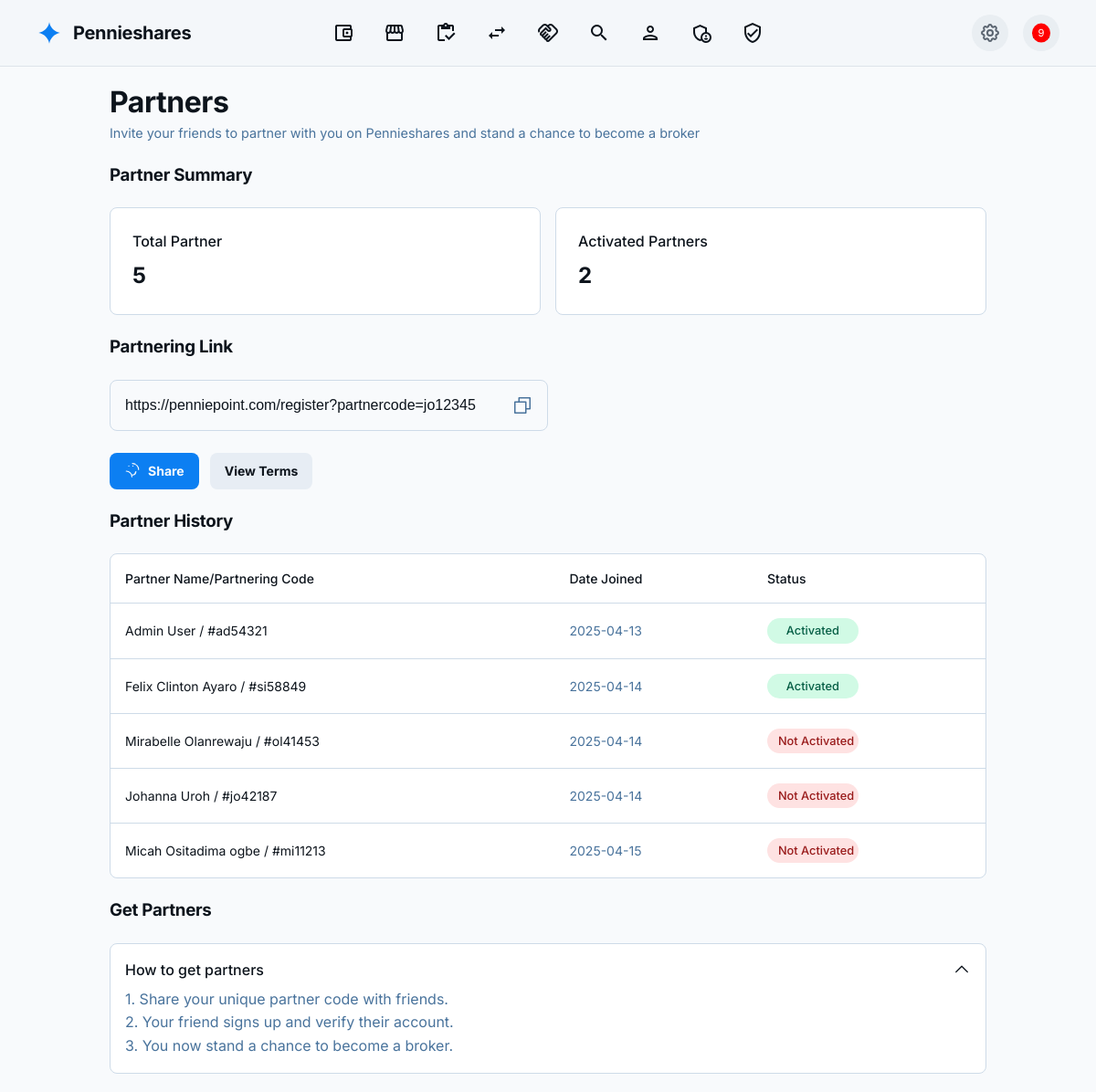
Page /partner (signed in) on the committed database.
### tables this page shows
CREATE TABLE users (
            id INTEGER PRIMARY KEY AUTOINCREMENT,
            fullname TEXT NOT NULL,
            email TEXT NOT NULL UNIQUE,
            username TEXT NOT NULL UNIQUE,
            phone TEXT NOT NULL,
            referral TEXT NOT NULL,
            stage INTEGER DEFAULT 1,
            partner_code TEXT UNIQUE,
            password TEXT NOT NULL,
            reset_token TEXT,
            reset_expires DATETIME,
            created_at DATETIME DEFAULT CURRENT_TIMESTAMP,
            status INTEGER DEFAULT 1 NOT NULL,
            wallet_balance DECIMAL(10, 2) DEFAULT 0.00,
            is_admin INTEGER DEFAULT 0
        );

### src/init.php (called while the page is built, shortened)
<?php
$user = $_SESSION['user'];
?>

### pages/partner.php (the view, shortened to what this page needs)
<?php
require_once __DIR__ . '/../src/init.php';
require_once __DIR__ . '/../assets/template/intro-template.php';
$stmt = $pdo->prepare("SELECT * FROM users WHERE referral = ?");
$stmt->execute([$user['partner_code']]);
$partners = $stmt->fetchAll(PDO::FETCH_ASSOC);
$total_partners = count($partners);
$activated_partners = 0;
foreach ($partners as $partner) {
    if ($partner['status'] == 2) {
        $activated_partners++;
    }
}
$referral_link = "https://penniepoint.com/register?partnercode=" . htmlspecialchars($user['partner_code']);
?>
<div class="content-wrapper">
    <div class="page-title">
        <h1>Partners</h1>
        <p>Invite your friends to partner with you on Pennieshares and stand a chance to become a broker</p>
    </div>
    <h3>Partner Summary</h3>
    <div class="stats-grid">
        <div class="card">
            <p>Total Partner</p>
            <span><?= $total_partners ?></span>
        </div>
        <div class="card">
            <p>Activated Partners</p>
            <span><?= $activated_partners ?></span>
        </div>
    </div>
    <h3>Partnering Link</h3>
    <div class="referral-link-section">
        <div class="input-with-icon">
            <input id="referral-link-input" class="form-input" readonly value="<?= $referral_link ?>" />
            <button id="copy-btn" class="icon-btn copy-btn" aria-label="Copy partner codec">
            </button>
        </div>
    </div>
    <div class="action-buttons">
        <button class="btn btn-primary">
            <span>Share</span>
        </button>
        <button class="btn btn-secondary">View Terms</button>
    </div>
    <h3>Partner History</h3>
    <div class="table-container">
        <div class="table-wrapper">
            <table>
                <thead>
                    <tr>
                        <th class="col-name">Partner Name/Partnering Code</th>
                        <th class="col-date">Date Joined</th>
                        <th class="col-status">Status</th>
                    </tr>
                </thead>
                <tbody>
                    <?php foreach ($partners as $partner): ?>
                        <tr>
                            <td class="col-name"><?= htmlspecialchars($partner['fullname']) ?> / #<?= htmlspecialchars($partner['partner_code']) ?></td>
                            <td class="col-date"><?= date('Y-m-d', strtotime($partner['created_at'])) ?></td>
                            <td class="col-status">
                                <span class="status-badge <?= $partner['status'] == 2 ? 'status-confirmed' : 'status-pending' ?>">
                                    <?= $partner['status'] == 2 ? 'Activated' : 'Not Activated' ?>
                                </span>
                            </td>
                        </tr>
                    <?php endforeach; ?>
                </tbody>
            </table>
        </div>
    </div>
    <h3>Get Partners</h3>
    <div class="accordion-container">
        <details class="accordion-item" open>
            <summary>
                <span>How to get partners</span>
                <svg class="caret-icon" xmlns="http://www.w3.org/2000/svg" width="20" height="20" fill="currentColor" viewBox="0 0 256 256"><path d="M213.66,101.66l-80,80a8,8,0,0,1-11.32,0l-80-80A8,8,0,0,1,53.66,90.34L128,164.69l74.34-74.35a8,8,0,0,1,11.32,11.32Z"></path></svg>
            </summary>
            <p>
                1. Share your unique partner code with friends.<br>
                2. Your friend signs up and verify their account.<br>
                3. You now stand a chance to become a broker.
            </p>
        </details>
    </div>
</div>
<?php
require_once __DIR__ . '/../assets/template/end-template.php';
?>

### assets/template/intro-template.php (style rules this page uses)
:root { --font-primary: 'Inter', 'Noto Sans', sans-serif; --bg-primary-light: #f4f7fa; --bg-secondary-light: #ffffff; --bg-tertiary-light: #e9eef2; --text-primary-light: #111418; --text-secondary-light: #5a6470; --border-color-light: #dde3e9; --accent-color-light: #0c7ff2; --accent-text-light: #ffffff; --bg-primary-dark: #111418; --bg-secondary-dark: #1b2127; --bg-tertiary-dark: #283039; --text-primary-dark: #ffffff; --text-secondary-dark: #9cabba; --border-color-dark: #3b4754; --accent-color-dark: #0c7ff2; --accent-text-dark: #ffffff; --bg-primary: var(--bg-primary-light); --bg-secondary: var(--bg-secondary-light); --bg-tertiary: var(--bg-tertiary-light); --text-primary: var(--text-primary-light); --text-secondary: var(--text-secondary-light); --border-color: var(--border-color-light); --accent-color: var(--accent-color-light); --accent-text: var(--accent-text-light); }
*, *::before, *::after { box-sizing: border-box; margin: 0; padding: 0; }
body { font-family: var(--font-primary); background-color: var(--bg-primary); color: var(--text-primary); min-height: 100vh; font-size: 16px; line-height: 1.5; transition: background-color 0.3s ease, color 0.3s ease; overflow-x: hidden; }
button { font-family: inherit; cursor: pointer; border: none; background: none; color: inherit; }
.content-wrapper { width: 100%; max-width: 640px; }

### rows in the picture
users: referral "https://penniepoint.com/register?partnercode=jo12345", fullname "Admin User", partner_code "ad54321", created_at "2025-04-13", status "Activated"
users: fullname "Felix Clinton Ayaro", partner_code "si58849", created_at "2025-04-14", status "Activated"
users: fullname "Mirabelle Olanrewaju", partner_code "ol41453", created_at "2025-04-14", status "Not Activated"
users: fullname "Johanna Uroh", partner_code "jo42187", created_at "2025-04-14", status "Not Activated"
users: fullname "Micah Ositadima ogbe", partner_code "mi11213", created_at "2025-04-15", status "Not Activated"

### other values in the picture
$total_partners "5"
$activated_partners "2"
